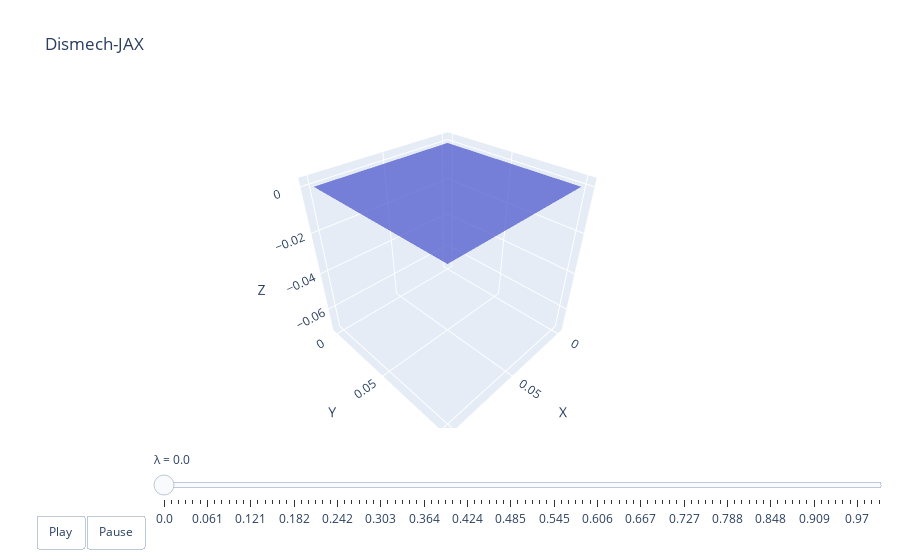

Write notebook code for a chart like this one.
### Code cell
lambdas = jnp.linspace(0, 1.0, 100)
xf_stars = sim.solve(lambdas, xf0, None, aux, nsteps=5)
xb_stars = jax.vmap(fixed_0, (0, None))(lambdas, aux)
qs = jax.vmap(get_q, (0, 0, None))(xf_stars, xb_stars, aux)
dismech.animate(lambdas, qs, top)

### Figure 1 — Plotly figure (JSON) as saved in the notebook; plotly's stock layout.template omitted (floating-point values rounded to 4 significant figures)
{"data": [{"i": [0, 3], "j": [1, 4], "k": [2, 5], "name": "triangles", "opacity": 0.75, "type": "mesh3d", "x": [0.1, 0.0, 0.0, 0.1, 0.0, 0.1], "y": [0.0, 0.1, 0.0, 0.0, 0.1, 0.1], "z": [0.0, 0.0, 0.0, 0.0, 0.0, 0.0]}], "layout": {"scene": {"xaxis": {"range": [-0.005, 0.105], "title": {"text": "X"}}, "yaxis": {"range": [-0.005, 0.105], "title": {"text": "Y"}}, "zaxis": {"range": [-0.07324, 0.003488], "title": {"text": "Z"}}}, "sliders": [{"currentvalue": {"prefix": "λ = "}, "steps": [{"args": [["0.0"], {"frame": {"duration": 50, "redraw": true}, "mode": "immediate"}], "label": "0.0", "method": "animate"}, {"args": [["0.01"], {"frame": {"duration": 50, "redraw": true}, "mode": "immediate"}], "label": "0.01", "method": "animate"}, {"args": [["0.02"], {"frame": {"duration": 50, "redraw": true}, "mode": "immediate"}], "label": "0.02", "method": "animate"}, {"args": [["0.03"], {"frame": {"duration": 50, "redraw": true}, "mode": "immediate"}], "label": "0.03", "method": "animate"}, {"args": [["0.04"], {"frame": {"duration": 50, "redraw": true}, "mode": "immediate"}], "label": "0.04", "method": "animate"}, {"args": [["0.051"], {"frame": {"duration": 50, "redraw": true}, "mode": "immediate"}], "label": "0.051", "method": "animate"}, {"args": [["0.061"], {"frame": {"duration": 50, "redraw": true}, "mode": "immediate"}], "label": "0.061", "method": "animate"}, {"args": [["0.071"], {"frame": {"duration": 50, "redraw": true}, "mode": "immediate"}], "label": "0.071", "method": "animate"}, {"args": [["0.081"], {"frame": {"duration": 50, "redraw": true}, "mode": "immediate"}], "label": "0.081", "method": "animate"}, {"args": [["0.091"], {"frame": {"duration": 50, "redraw": true}, "mode": "immediate"}], "label": "0.091", "method": "animate"}, {"args": [["0.101"], {"frame": {"duration": 50, "redraw": true}, "mode": "immediate"}], "label": "0.101", "method": "animate"}, {"args": [["0.111"], {"frame": {"duration": 50, "redraw": true}, "mode": "immediate"}], "label": "0.111", "method": "animate"}, {"args": [["0.121"], {"frame": {"duration": 50, "redraw": true}, "mode": "immediate"}], "label": "0.121", "method": "animate"}, {"args": [["0.131"], {"frame": {"duration": 50, "redraw": true}, "mode": "immediate"}], "label": "0.131", "method": "animate"}, {"args": [["0.141"], {"frame": {"duration": 50, "redraw": true}, "mode": "immediate"}], "label": "0.141", "method": "animate"}, {"args": [["0.152"], {"frame": {"duration": 50, "redraw": true}, "mode": "immediate"}], "label": "0.152", "method": "animate"}, {"args": [["0.162"], {"frame": {"duration": 50, "redraw": true}, "mode": "immediate"}], "label": "0.162", "method": "animate"}, {"args": [["0.172"], {"frame": {"duration": 50, "redraw": true}, "mode": "immediate"}], "label": "0.172", "method": "animate"}, {"args": [["0.182"], {"frame": {"duration": 50, "redraw": true}, "mode": "immediate"}], "label": "0.182", "method": "animate"}, {"args": [["0.192"], {"frame": {"duration": 50, "redraw": true}, "mode": "immediate"}], "label": "0.192", "method": "animate"}, {"args": [["0.202"], {"frame": {"duration": 50, "redraw": true}, "mode": "immediate"}], "label": "0.202", "method": "animate"}, {"args": [["0.212"], {"frame": {"duration": 50, "redraw": true}, "mode": "immediate"}], "label": "0.212", "method": "animate"}, {"args": [["0.222"], {"frame": {"duration": 50, "redraw": true}, "mode": "immediate"}], "label": "0.222", "method": "animate"}, {"args": [["0.232"], {"frame": {"duration": 50, "redraw": true}, "mode": "immediate"}], "label": "0.232", "method": "animate"}, {"args": [["0.242"], {"frame": {"duration": 50, "redraw": true}, "mode": "immediate"}], "label": "0.242", "method": "animate"}, {"args": [["0.253"], {"frame": {"duration": 50, "redraw": true}, "mode": "immediate"}], "label": "0.253", "method": "animate"}, {"args": [["0.263"], {"frame": {"duration": 50, "redraw": true}, "mode": "immediate"}], "label": "0.263", "method": "animate"}, {"args": [["0.273"], {"frame": {"duration": 50, "redraw": true}, "mode": "immediate"}], "label": "0.273", "method": "animate"}, {"args": [["0.283"], {"frame": {"duration": 50, "redraw": true}, "mode": "immediate"}], "label": "0.283", "method": "animate"}, {"args": [["0.293"], {"frame": {"duration": 50, "redraw": true}, "mode": "immediate"}], "label": "0.293", "method": "animate"}, {"args": [["0.303"], {"frame": {"duration": 50, "redraw": true}, "mode": "immediate"}], "label": "0.303", "method": "animate"}, {"args": [["0.313"], {"frame": {"duration": 50, "redraw": true}, "mode": "immediate"}], "label": "0.313", "method": "animate"}, {"args": [["0.323"], {"frame": {"duration": 50, "redraw": true}, "mode": "immediate"}], "label": "0.323", "method": "animate"}, {"args": [["0.333"], {"frame": {"duration": 50, "redraw": true}, "mode": "immediate"}], "label": "0.333", "method": "animate"}, {"args": [["0.343"], {"frame": {"duration": 50, "redraw": true}, "mode": "immediate"}], "label": "0.343", "method": "animate"}, {"args": [["0.354"], {"frame": {"duration": 50, "redraw": true}, "mode": "immediate"}], "label": "0.354", "method": "animate"}, {"args": [["0.364"], {"frame": {"duration": 50, "redraw": true}, "mode": "immediate"}], "label": "0.364", "method": "animate"}, {"args": [["0.374"], {"frame": {"duration": 50, "redraw": true}, "mode": "immediate"}], "label": "0.374", "method": "animate"}, {"args": [["0.384"], {"frame": {"duration": 50, "redraw": true}, "mode": "immediate"}], "label": "0.384", "method": "animate"}, {"args": [["0.394"], {"frame": {"duration": 50, "redraw": true}, "mode": "immediate"}], "label": "0.394", "method": "animate"}, {"args": [["0.404"], {"frame": {"duration": 50, "redraw": true}, "mode": "immediate"}], "label": "0.404", "method": "animate"}, {"args": [["0.414"], {"frame": {"duration": 50, "redraw": true}, "mode": "immediate"}], "label": "0.414", "method": "animate"}, {"args": [["0.424"], {"frame": {"duration": 50, "redraw": true}, "mode": "immediate"}], "label": "0.424", "method": "animate"}, {"args": [["0.434"], {"frame": {"duration": 50, "redraw": true}, "mode": "immediate"}], "label": "0.434", "method": "animate"}, {"args": [["0.444"], {"frame": {"duration": 50, "redraw": true}, "mode": "immediate"}], "label": "0.444", "method": "animate"}, {"args": [["0.455"], {"frame": {"duration": 50, "redraw": true}, "mode": "immediate"}], "label": "0.455", "method": "animate"}, {"args": [["0.465"], {"frame": {"duration": 50, "redraw": true}, "mode": "immediate"}], "label": "0.465", "method": "animate"}, {"args": [["0.475"], {"frame": {"duration": 50, "redraw": true}, "mode": "immediate"}], "label": "0.475", "method": "animate"}, {"args": [["0.485"], {"frame": {"duration": 50, "redraw": true}, "mode": "immediate"}], "label": "0.485", "method": "animate"}, {"args": [["0.495"], {"frame": {"duration": 50, "redraw": true}, "mode": "immediate"}], "label": "0.495", "method": "animate"}, {"args": [["0.505"], {"frame": {"duration": 50, "redraw": true}, "mode": "immediate"}], "label": "0.505", "method": "animate"}, {"args": [["0.515"], {"frame": {"duration": 50, "redraw": true}, "mode": "immediate"}], "label": "0.515", "method": "animate"}, {"args": [["0.525"], {"frame": {"duration": 50, "redraw": true}, "mode": "immediate"}], "label": "0.525", "method": "animate"}, {"args": [["0.535"], {"frame": {"duration": 50, "redraw": true}, "mode": "immediate"}], "label": "0.535", "method": "animate"}, {"args": [["0.545"], {"frame": {"duration": 50, "redraw": true}, "mode": "immediate"}], "label": "0.545", "method": "animate"}, {"args": [["0.556"], {"frame": {"duration": 50, "redraw": true}, "mode": "immediate"}], "label": "0.556", "method": "animate"}, {"args": [["0.566"], {"frame": {"duration": 50, "redraw": true}, "mode": "immediate"}], "label": "0.566", "method": "animate"}, {"args": [["0.576"], {"frame": {"duration": 50, "redraw": true}, "mode": "immediate"}], "label": "0.576", "method": "animate"}, {"args": [["0.586"], {"frame": {"duration": 50, "redraw": true}, "mode": "immediate"}], "label": "0.586", "method": "animate"}, {"args": [["0.596"], {"frame": {"duration": 50, "redraw": true}, "mode": "immediate"}], "label": "0.596", "method": "animate"}, {"args": [["0.606"], {"frame": {"duration": 50, "redraw": true}, "mode": "immediate"}], "label": "0.606", "method": "animate"}, {"args": [["0.616"], {"frame": {"duration": 50, "redraw": true}, "mode": "immediate"}], "label": "0.616", "method": "animate"}, {"args": [["0.626"], {"frame": {"duration": 50, "redraw": true}, "mode": "immediate"}], "label": "0.626", "method": "animate"}, {"args": [["0.636"], {"frame": {"duration": 50, "redraw": true}, "mode": "immediate"}], "label": "0.636", "method": "animate"}, {"args": [["0.646"], {"frame": {"duration": 50, "redraw": true}, "mode": "immediate"}], "label": "0.646", "method": "animate"}, {"args": [["0.657"], {"frame": {"duration": 50, "redraw": true}, "mode": "immediate"}], "label": "0.657", "method": "animate"}, {"args": [["0.667"], {"frame": {"duration": 50, "redraw": true}, "mode": "immediate"}], "label": "0.667", "method": "animate"}, {"args": [["0.677"], {"frame": {"duration": 50, "redraw": true}, "mode": "immediate"}], "label": "0.677", "method": "animate"}, {"args": [["0.687"], {"frame": {"duration": 50, "redraw": true}, "mode": "immediate"}], "label": "0.687", "method": "animate"}, {"args": [["0.697"], {"frame": {"duration": 50, "redraw": true}, "mode": "immediate"}], "label": "0.697", "method": "animate"}, {"args": [["0.707"], {"frame": {"duration": 50, "redraw": true}, "mode": "immediate"}], "label": "0.707", "method": "animate"}, {"args": [["0.717"], {"frame": {"duration": 50, "redraw": true}, "mode": "immediate"}], "label": "0.717", "method": "animate"}, {"args": [["0.727"], {"frame": {"duration": 50, "redraw": true}, "mode": "immediate"}], "label": "0.727", "method": "animate"}, {"args": [["0.737"], {"frame": {"duration": 50, "redraw": true}, "mode": "immediate"}], "label": "0.737", "method": "animate"}, {"args": [["0.747"], {"frame": {"duration": 50, "redraw": true}, "mode": "immediate"}], "label": "0.747", "method": "animate"}, {"args": [["0.758"], {"frame": {"duration": 50, "redraw": true}, "mode": "immediate"}], "label": "0.758", "method": "animate"}, {"args": [["0.768"], {"frame": {"duration": 50, "redraw": true}, "mode": "immediate"}], "label": "0.768", "method": "animate"}, {"args": [["0.778"], {"frame": {"duration": 50, "redraw": true}, "mode": "immediate"}], "label": "0.778", "method": "animate"}, {"args": [["0.788"], {"frame": {"duration": 50, "redraw": true}, "mode": "immediate"}], "label": "0.788", "method": "animate"}, {"args": [["0.798"], {"frame": {"duration": 50, "redraw": true}, "mode": "immediate"}], "label": "0.798", "method": "animate"}, {"args": [["0.808"], {"frame": {"duration": 50, "redraw": true}, "mode": "immediate"}], "label": "0.808", "method": "animate"}, {"args": [["0.818"], {"frame": {"duration": 50, "redraw": true}, "mode": "immediate"}], "label": "0.818", "method": "animate"}, {"args": [["0.828"], {"frame": {"duration": 50, "redraw": true}, "mode": "immediate"}], "label": "0.828", "method": "animate"}, {"args": [["0.838"], {"frame": {"duration": 50, "redraw": true}, "mode": "immediate"}], "label": "0.838", "method": "animate"}, {"args": [["0.848"], {"frame": {"duration": 50, "redraw": true}, "mode": "immediate"}], "label": "0.848", "method": "animate"}, {"args": [["0.859"], {"frame": {"duration": 50, "redraw": true}, "mode": "immediate"}], "label": "0.859", "method": "animate"}, {"args": [["0.869"], {"frame": {"duration": 50, "redraw": true}, "mode": "immediate"}], "label": "0.869", "method": "animate"}, {"args": [["0.879"], {"frame": {"duration": 50, "redraw": true}, "mode": "immediate"}], "label": "0.879", "method": "animate"}, {"args": [["0.889"], {"frame": {"duration": 50, "redraw": true}, "mode": "immediate"}], "label": "0.889", "method": "animate"}, {"args": [["0.899"], {"frame": {"duration": 50, "redraw": true}, "mode": "immediate"}], "label": "0.899", "method": "animate"}, {"args": [["0.909"], {"frame": {"duration": 50, "redraw": true}, "mode": "immediate"}], "label": "0.909", "method": "animate"}, {"args": [["0.919"], {"frame": {"duration": 50, "redraw": true}, "mode": "immediate"}], "label": "0.919", "method": "animate"}, {"args": [["0.929"], {"frame": {"duration": 50, "redraw": true}, "mode": "immediate"}], "label": "0.929", "method": "animate"}, {"args": [["0.939"], {"frame": {"duration": 50, "redraw": true}, "mode": "immediate"}], "label": "0.939", "method": "animate"}, {"args": [["0.949"], {"frame": {"duration": 50, "redraw": true}, "mode": "immediate"}], "label": "0.949", "method": "animate"}, {"args": [["0.96"], {"frame": {"duration": 50, "redraw": true}, "mode": "immediate"}], "label": "0.96", "method": "animate"}, {"args": [["0.97"], {"frame": {"duration": 50, "redraw": true}, "mode": "immediate"}], "label": "0.97", "method": "animate"}, {"args": [["0.98"], {"frame": {"duration": 50, "redraw": true}, "mode": "immediate"}], "label": "0.98", "method": "animate"}, {"args": [["0.99"], {"frame": {"duration": 50, "redraw": true}, "mode": "immediate"}], "label": "0.99", "method": "animate"}, {"args": [["1.0"], {"frame": {"duration": 50, "redraw": true}, "mode": "immediate"}], "label": "1.0", "method": "animate"}], "transition": {"duration": 0}, "x": 0.1, "y": 0}], "title": {"text": "Dismech-JAX"}, "updatemenus": [{"buttons": [{"args": [null, {"frame": {"duration": 50, "redraw": true}, "fromcurrent": true}], "label": "Play", "method": "animate"}, {"args": [[null], {"frame": {"duration": 0, "redraw": true}, "mode": "immediate"}], "label": "Pause", "method": "animate"}], "direction": "left", "pad": {"r": 10, "t": 87}, "showactive": false, "type": "buttons", "x": 0.1, "xanchor": "right", "y": 0, "yanchor": "top"}]}}
